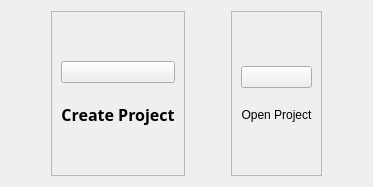
         <widget class="QWidget" name="entryPage">
          <layout class="QHBoxLayout" name="horizontalLayout_2">
           <item>
            <spacer name="horizontalSpacer">
             <property name="orientation">
              <enum>Qt::Horizontal</enum>
             </property>
             <property name="sizeHint" stdset="0">
              <size>
               <width>40</width>
               <height>20</height>
              </size>
             </property>
            </spacer>
           </item>
           <item>
            <widget class="QFrame" name="createProjectFrame">
             <property name="frameShape">
              <enum>QFrame::StyledPanel</enum>
             </property>
             <property name="frameShadow">
              <enum>QFrame::Raised</enum>
             </property>
             <layout class="QVBoxLayout" name="verticalLayout_6">
              <property name="spacing">
               <number>20</number>
              </property>
              <item>
               <spacer name="verticalSpacer_3">
                <property name="orientation">
                 <enum>Qt::Vertical</enum>
                </property>
                <property name="sizeHint" stdset="0">
                 <size>
                  <width>20</width>
                  <height>40</height>
                 </size>
                </property>
               </spacer>
              </item>
              <item>
               <widget class="QPushButton" name="createProjectBtn">
                <property name="cursor">
                 <cursorShape>PointingHandCursor</cursorShape>
                </property>
                <property name="layoutDirection">
                 <enum>Qt::LeftToRight</enum>
                </property>
                <property name="styleSheet">
                 <string notr="true"/>
                </property>
                <property name="text">
                 <string/>
                </property>
                <property name="icon">
                 <iconset>
                  <normaloff>icons/createProject.png</normaloff>icons/createProject.png</iconset>
                </property>
                <property name="iconSize">
                 <size>
                  <width>200</width>
                  <height>200</height>
                 </size>
                </property>
               </widget>
              </item>
              <item>
               <widget class="QLabel" name="createProjectLbl">
                <property name="maximumSize">
                 <size>
                  <width>16777215</width>
                  <height>50</height>
                 </size>
                </property>
                <property name="font">
                 <font>
                  <family>Gotham Rounded</family>
                  <pointsize>12</pointsize>
                  <weight>75</weight>
                  <italic>false</italic>
                  <bold>true</bold>
                 </font>
                </property>
                <property name="styleSheet">
                 <string notr="true">font: 75 bold 12pt &quot;Gotham Rounded&quot;;</string>
                </property>
                <property name="text">
                 <string>Create Project</string>
                </property>
                <property name="alignment">
                 <set>Qt::AlignCenter</set>
                </property>
               </widget>
              </item>
              <item>
               <spacer name="verticalSpacer_2">
                <property name="orientation">
                 <enum>Qt::Vertical</enum>
                </property>
                <property name="sizeHint" stdset="0">
                 <size>
                  <width>20</width>
                  <height>40</height>
                 </size>
                </property>
               </spacer>
              </item>
             </layout>
            </widget>
           </item>
           <item>
            <spacer name="horizontalSpacer_3">
             <property name="orientation">
              <enum>Qt::Horizontal</enum>
             </property>
             <property name="sizeHint" stdset="0">
              <size>
               <width>40</width>
               <height>20</height>
              </size>
             </property>
            </spacer>
           </item>
           <item>
            <widget class="QFrame" name="openProjectFrame">
             <property name="sizePolicy">
              <sizepolicy hsizetype="Preferred" vsizetype="Preferred">
               <horstretch>0</horstretch>
               <verstretch>0</verstretch>
              </sizepolicy>
             </property>
             <property name="maximumSize">
              <size>
               <width>16777215</width>
               <height>16777215</height>
              </size>
             </property>
             <property name="frameShape">
              <enum>QFrame::StyledPanel</enum>
             </property>
             <property name="frameShadow">
              <enum>QFrame::Raised</enum>
             </property>
             <property name="lineWidth">
              <number>1</number>
             </property>
             <layout class="QVBoxLayout" name="_2">
              <property name="spacing">
               <number>20</number>
              </property>
              <property name="sizeConstraint">
               <enum>QLayout::SetDefaultConstraint</enum>
              </property>
              <item>
               <spacer name="verticalSpacer_5">
                <property name="orientation">
                 <enum>Qt::Vertical</enum>
                </property>
                <property name="sizeHint" stdset="0">
                 <size>
                  <width>20</width>
                  <height>40</height>
                 </size>
                </property>
               </spacer>
              </item>
              <item>
               <widget class="QPushButton" name="openProjecBtn">
                <property name="cursor">
                 <cursorShape>PointingHandCursor</cursorShape>
                </property>
                <property name="text">
                 <string/>
                </property>
                <property name="icon">
                 <iconset>
                  <normaloff>icons/openProject.png</normaloff>icons/openProject.png</iconset>
                </property>
                <property name="iconSize">
                 <size>
                  <width>200</width>
                  <height>200</height>
                 </size>
                </property>
               </widget>
              </item>
              <item>
               <widget class="QLabel" name="openProjectLbl">
                <property name="sizePolicy">
                 <sizepolicy hsizetype="Preferred" vsizetype="Preferred">
                  <horstretch>0</horstretch>
                  <verstretch>0</verstretch>
                 </sizepolicy>
                </property>
                <property name="maximumSize">
                 <size>
                  <width>16777215</width>
                  <height>50</height>
                 </size>
                </property>
                <property name="styleSheet">
                 <string notr="true">font: 75 bold 12pt &quot;Gotham Rounded&quot;;</string>
                </property>
                <property name="frameShape">
                 <enum>QFrame::NoFrame</enum>
                </property>
                <property name="lineWidth">
                 <number>1</number>
                </property>
                <property name="text">
                 <string>Open Project</string>
                </property>
                <property name="alignment">
                 <set>Qt::AlignCenter</set>
                </property>
               </widget>
              </item>
              <item>
               <spacer name="verticalSpacer_4">
                <property name="orientation">
                 <enum>Qt::Vertical</enum>
                </property>
                <property name="sizeHint" stdset="0">
                 <size>
                  <width>20</width>
                  <height>40</height>
                 </size>
                </property>
               </spacer>
              </item>
             </layout>
            </widget>
           </item>
           <item>
            <spacer name="horizontalSpacer_2">
             <property name="orientation">
              <enum>Qt::Horizontal</enum>
             </property>
             <property name="sizeHint" stdset="0">
              <size>
               <width>40</width>
               <height>20</height>
              </size>
             </property>
            </spacer>
           </item>
          </layout>
         </widget>
